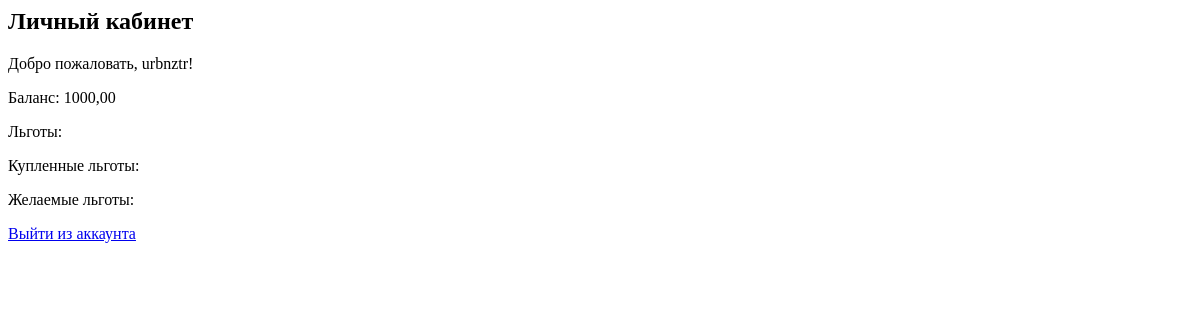
The page /account/personal_cabinet/ (signed in) on the database as committed earlier.
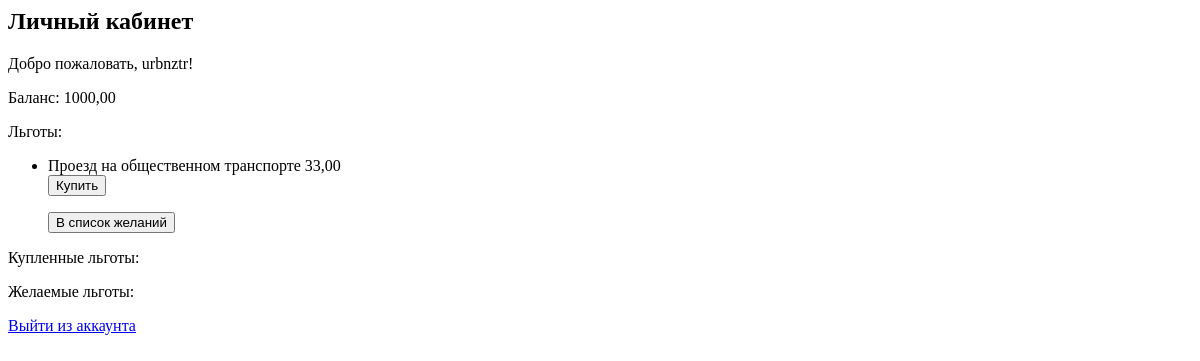
The same page on the database as committed later.
### Benefits/models.py (models this page shows, shortened)
class Benefit(models.Model):
    name = models.CharField(verbose_name="Название", max_length=255, unique=True, blank=True, null=True, default=None)
    price = models.DecimalField(verbose_name="Цена", max_digits=1000, decimal_places=2, blank=True, null=True, default=None)
    city = models.CharField(verbose_name="Город", max_length=255, blank=True, null=True, default=None)
    description = models.CharField(verbose_name="Описание", max_length=255, blank=True, null=True, default=None)
    class Meta:
        verbose_name = 'Льгота'
        verbose_name_plural = 'Льготы'

### Worker/views.py (the view)
# urls.py: path('personal_cabinet/', views.personal_cabinet, name='personal_cabinet'),
@login_required
def personal_cabinet(request):
    benefits = Benefit.objects.all()
    bought_benefits = Purchase.objects.filter(user=request.user)
    wished_benefits = Wish.objects.filter(user=request.user)
    param = {'benefits': benefits, 'bought_benefits': bought_benefits, 'wished_benefits': wished_benefits}
    return render(request, 'logged.html', {'param': param})

### templates/logged.html (shortened to what this page needs)
{% block content %}
  <h2>Личный кабинет</h2>
  <p>Добро пожаловать, {{ user.username }}!</p>
    <p>Баланс: {{ user.profile.balance }}</p>
    <p>Льготы:</p>
    <ul>
    {% for item in param.benefits  %}
        <li>{{ item.name }} {{ item.price }}</li>
        <form method="post" action="{% url 'bought' item.pk %}">
            {% if user.profile.balance < item.price %}
                <input type="submit" value="Купить" disabled>
            {% else %}
                <input type="submit" value="Купить">
            {% endif %}
        </form>
        <form method="post" action="{% url 'wished' item.pk %}">
            <input type="submit" value="В список желаний">
        </form>
        {% endfor %}
    </ul>
    <p>Купленные льготы:</p>
    <p>Желаемые льготы:</p>
  <a href="{% url 'logout' %}">Выйти из аккаунта</a>
{% endblock %}

Rows that differ between the two databases and show on the page:
added Benefit: name "Проезд на общественном транспорте", price "33,00"
